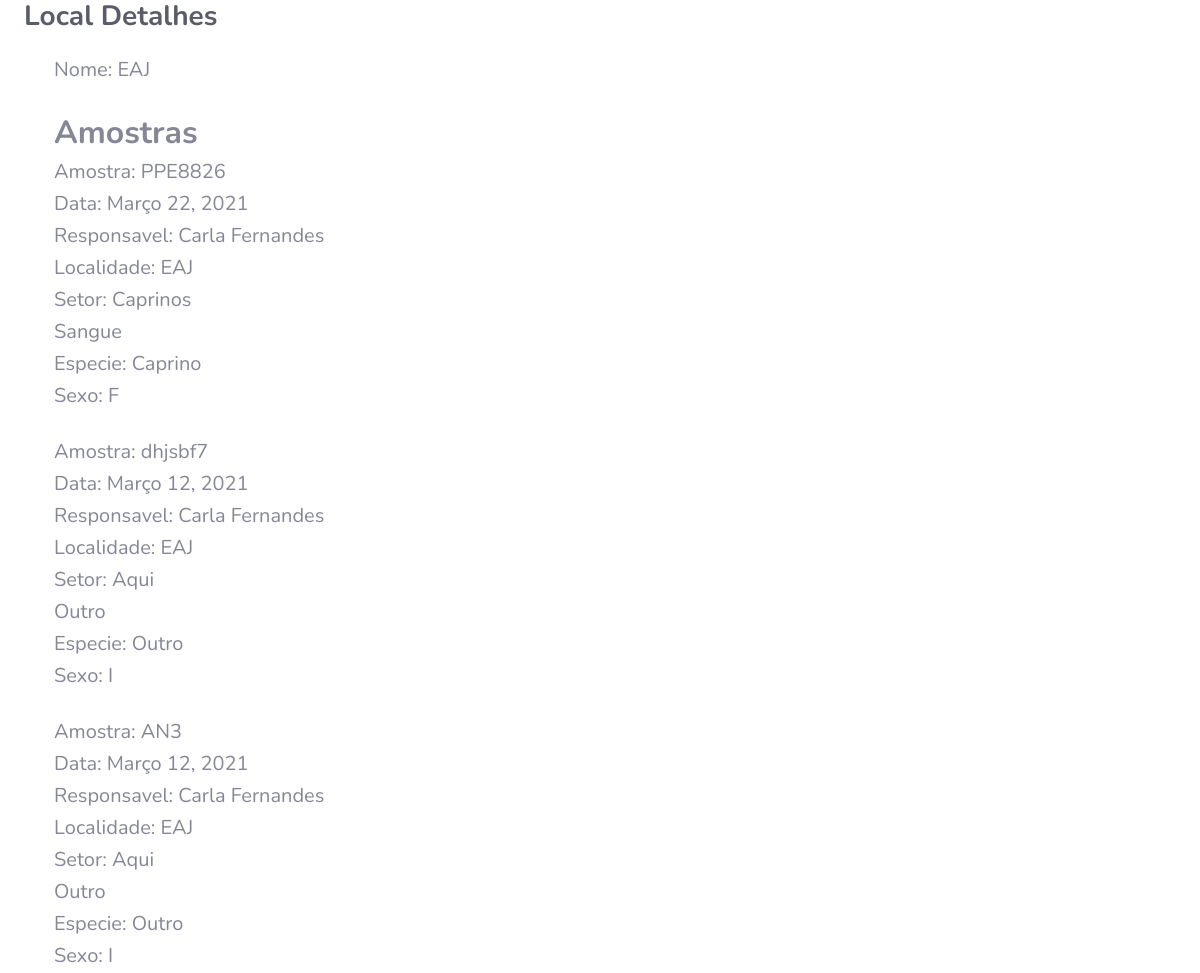
Page /local/detalhes/1 (upper part) on the earlier database version.
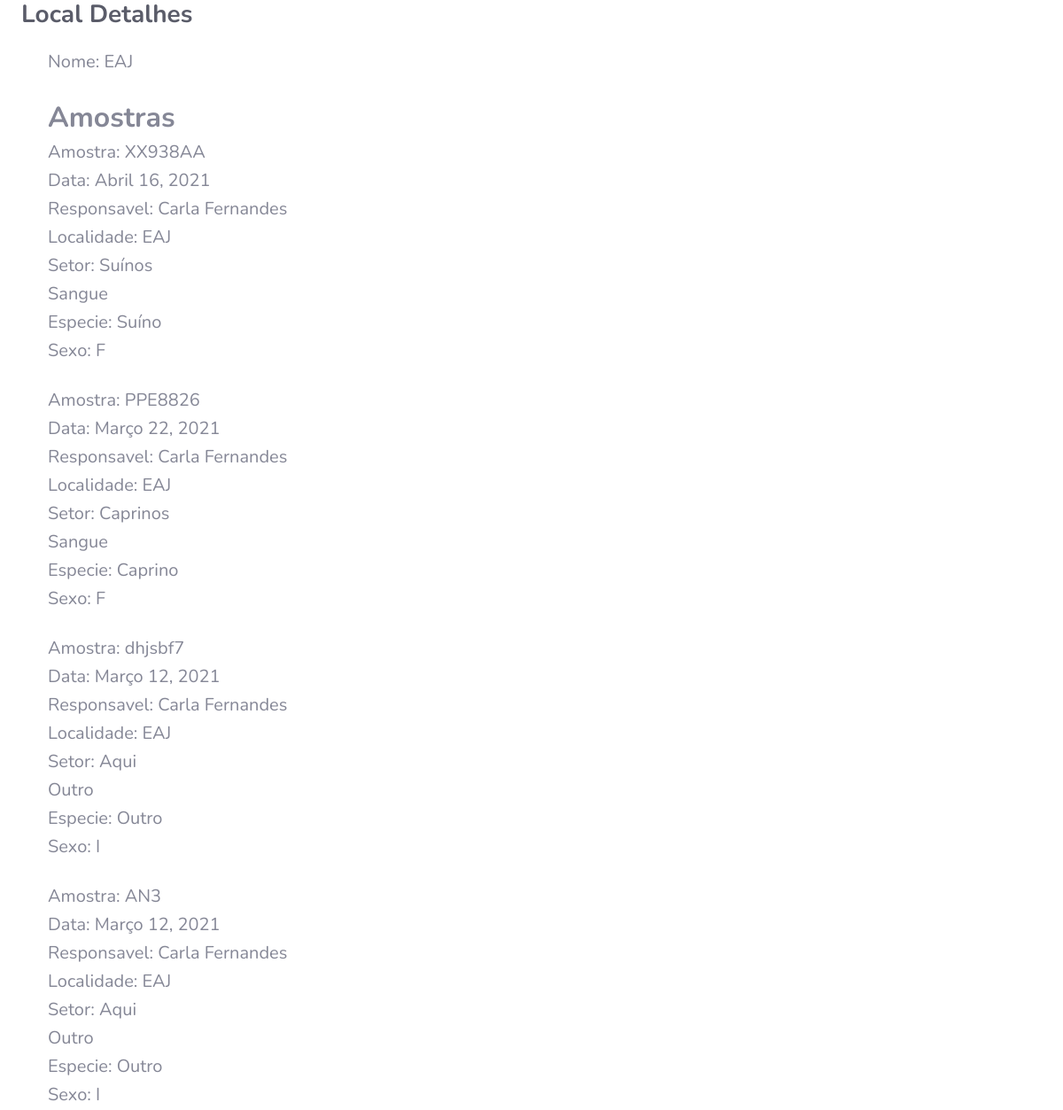
Same page on the later database version.
### Local/models.py (models this page shows)
class Local(models.Model):
    nome = models.CharField(max_length=200)
    def __str__(self):
        return self.nome

### Amostra/models.py (models this page shows, shortened)
class Amostra(models.Model):
    identificacao = models.CharField(max_length=10)
    origem = models.CharField(max_length=200)
    responsavel = models.ForeignKey(User, on_delete=models.CASCADE, null = True, related_name='amostras')
    localidade = models.ForeignKey(Local, on_delete=models.CASCADE, null = True, related_name='local')
    setor = models.CharField(max_length=200)
    data_coleta = models.DateField(default=date.today)
    tipo_amostra = models.CharField(max_length=2, choices=TIPOS_AMOSTRA, default='OU')
    especie_animal = models.CharField(max_length=2, choices=ESPECIES_ANIMAIS,default='OU')
    sexo_animal = models.CharField(max_length=1, choices=SEXO, default='I')
    status = models.BooleanField(default=True)
    exames = models.ManyToManyField(Exame, through='RealizacaoExame')
    created_at = models.DateField(default=date.today, null=True, blank=True)
    class Meta:
        ordering = ['-data_coleta','-id']

### Local/views.py (the view)
# urls.py: path('detalhes/<int:pk>', views.listar_amostras_local, name='listar_amostras_local'),
def listar_amostras_local(request, pk):
    local = Local.objects.filter(pk=pk)
    amostra = Amostra.objects.filter(localidade_id=pk)
    context = {'loc':local, 'lista_amostra':amostra}
    return render(request, 'Local/local_detail.html', context)

### Amostra/context_processors.py (called while the page is built)
def amostras_pendentes(request):
    if (request.user.is_authenticated):
        amostras = Amostra.objects.filter(
            responsavel=request.user, status=True,
            data_coleta__lte = date.today()- timedelta(days=10))
    else:
        amostras = Amostra.objects.filter(
            status=True,
            data_coleta__lte = date.today()- timedelta(days=10))
    return {
        'amostras_pendentes_count': amostras.count(),
        'amostras_pendentes': amostras.order_by('data_coleta')
    }

### Usuario/models.py (called while the page is built)
    def __str__(self):
        return "{} {}".format(self.first_name, self.last_name)

### templates/Local/local_detail.html (shortened to what this page needs)
{% extends "base.html" %}
{% load bootstrap4 %}
{% block content %}
<div class="container">
	{% if loc %}
		{% for local in loc %}
			<h5>Nome: {{ local.nome }} </h5>
            <br>
		{% endfor %}
	{% endif %}
	<h2><strong>Amostras</strong></h2>
	{% if lista_amostra %}
		{% for amostra in lista_amostra %}
			<h5>Amostra: {{ amostra.identificacao }}</h5>
			<h5>Data: {{ amostra.data_coleta }} </h5>
			<h5>Responsavel: {{ amostra.responsavel }} </h5>
			<h5>Localidade: {{ amostra.localidade }}</h5>
			<h5>Setor: {{ amostra.setor }}</h5>
    		<h5>{{ amostra.get_tipo_amostra_display }}</h5>
    		<h5>Especie: {{ amostra.get_especie_animal_display }}</h5>
    		<h5>Sexo: {{ amostra.sexo_animal }}</h5>
			<br>
		{% endfor %}
	{% else %}
		<h5>Nao há exame adicionado</h5>
	{% endif %}
  </div>
{% endblock %}

Differences in the rows shown:
added Amostra: identificacao "XX938AA", data_coleta "Abril 16, 2021", responsavel "Carla Fernandes", localidade "EAJ", setor "Suínos", tipo_amostra "Sangue", especie_animal "Suíno", sexo_animal "F"
